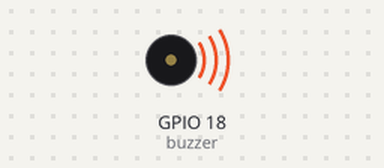
A program run on a simulated Raspberry Pi (BCM pin numbers). Shown: buzzer (waves = sounding). At 28.0 s the program stops and its outputs stay as they are.

Above: at 0.1 s.
At 28.1 s:
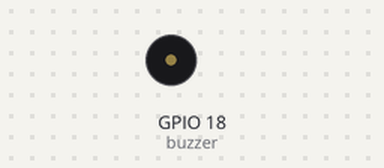
Timing chart, 0 to 29.5 s (numbered marks = the images above):
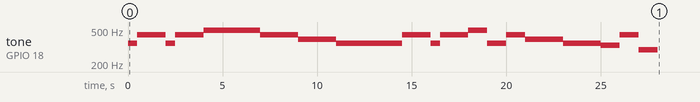

Measured:
- by itself, tone on GPIO 18 (buzzer): plays 349 Hz for 0.50 s, 440 Hz for 1.5 s, 349 Hz for 0.50 s, 440 Hz for 1.5 s, 494 Hz for 3.0 s, 440 Hz for 2.0 s … (19 notes in this stretch)

The program:

Buzzer13.py
```python
import RPi.GPIO as GPIO
import time

buzzer = 18

GPIO.setmode(GPIO.BCM)
GPIO.setup(buzzer, GPIO.OUT)

pwm = GPIO.PWM(buzzer, 1.0)  # 초기 주파수를 1Hz로 설정
pwm.start(30.0)  # 듀티비를 90%로 높여 설정함(음 구분이 더 잘되고 조금 더 부드럽게 들림)

# 동요: 자전거
# 미솔솔 미솔솔 라라 라라라 솔솔솔솔 파파파파 미미미미미 미솔 솔솔 미 솔솔 라라 미미솔 파파파파 미미미미 레레 솔솔도

# 4옥타브: 도(1)/ 레(2)/ 미(3)/ 파(4)/ 솔(5)/ 라(6)/ 시(7)
scale = [262, 294, 330, 349, 392, 440, 494]

school = [3, 5, 5, 3, 5, 5, 6, 6, 6, 6, 6,
	5, 5, 5, 5, 4, 4, 4, 4, 3, 3, 3, 3, 3,
	3, 5, 5, 5, 3, 5, 5, 6, 6, 3, 3, 5,
	4, 4, 4, 4, 3, 3, 3, 3, 2, 2, 5, 5, 1]

try:
    for i in range(0, 49):
        pwm.ChangeFrequency(scale[school[i]])
        if i == 2 or i == 5 or i == 10 or i == 23 or i ==30 or i == 35 or i == 48:
            time.sleep(1.0)  # 2분음표 부분을 모두 1초로 출력
        else:
            time.sleep(0.5)  # 기타 4분음표는 모두 0.5초로 출력함

finally:
    pwm.stop()
    GPIO.cleanup()
```
